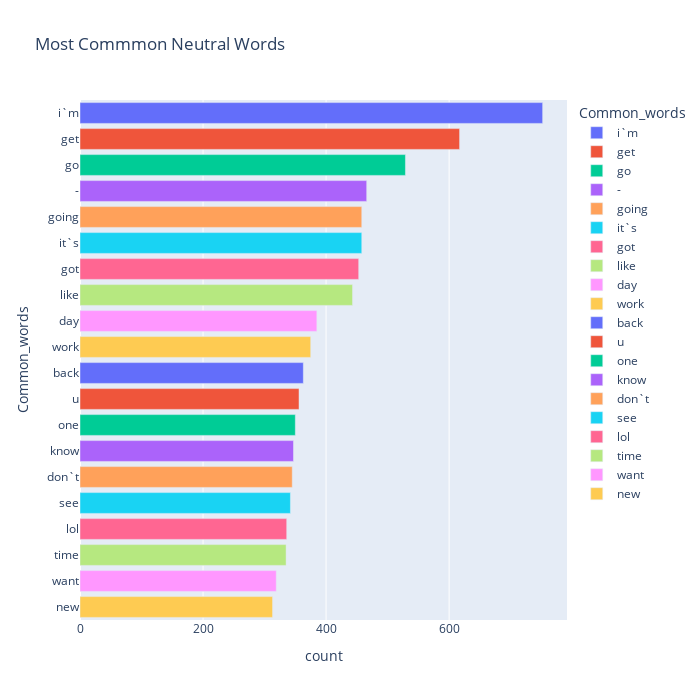

Notebook cell for this chart:
### Code cell
fig = px.bar(temp_neutrals, x="count", y="Common_words", title='Most Commmon Neutral Words', orientation='h', 
             width=700, height=700,color='Common_words')
fig.show()

### Figure 1 — Plotly figure (JSON) as saved in the notebook; plotly's stock layout.template omitted (floating-point values rounded to 4 significant figures)
{"data": [{"alignmentgroup": "True", "hovertemplate": "Common_words=%{y}<br>count=%{x}<extra></extra>", "legendgroup": "i`m", "marker": {"color": "#636efa", "pattern": {"shape": ""}}, "name": "i`m", "offsetgroup": "i`m", "orientation": "h", "showlegend": true, "textposition": "auto", "type": "bar", "x": [752], "xaxis": "x", "y": ["i`m"], "yaxis": "y"}, {"alignmentgroup": "True", "hovertemplate": "Common_words=%{y}<br>count=%{x}<extra></extra>", "legendgroup": "get", "marker": {"color": "#EF553B", "pattern": {"shape": ""}}, "name": "get", "offsetgroup": "get", "orientation": "h", "showlegend": true, "textposition": "auto", "type": "bar", "x": [617], "xaxis": "x", "y": ["get"], "yaxis": "y"}, {"alignmentgroup": "True", "hovertemplate": "Common_words=%{y}<br>count=%{x}<extra></extra>", "legendgroup": "go", "marker": {"color": "#00cc96", "pattern": {"shape": ""}}, "name": "go", "offsetgroup": "go", "orientation": "h", "showlegend": true, "textposition": "auto", "type": "bar", "x": [529], "xaxis": "x", "y": ["go"], "yaxis": "y"}, {"alignmentgroup": "True", "hovertemplate": "Common_words=%{y}<br>count=%{x}<extra></extra>", "legendgroup": "-", "marker": {"color": "#ab63fa", "pattern": {"shape": ""}}, "name": "-", "offsetgroup": "-", "orientation": "h", "showlegend": true, "textposition": "auto", "type": "bar", "x": [466], "xaxis": "x", "y": ["-"], "yaxis": "y"}, {"alignmentgroup": "True", "hovertemplate": "Common_words=%{y}<br>count=%{x}<extra></extra>", "legendgroup": "going", "marker": {"color": "#FFA15A", "pattern": {"shape": ""}}, "name": "going", "offsetgroup": "going", "orientation": "h", "showlegend": true, "textposition": "auto", "type": "bar", "x": [458], "xaxis": "x", "y": ["going"], "yaxis": "y"}, {"alignmentgroup": "True", "hovertemplate": "Common_words=%{y}<br>count=%{x}<extra></extra>", "legendgroup": "it`s", "marker": {"color": "#19d3f3", "pattern": {"shape": ""}}, "name": "it`s", "offsetgroup": "it`s", "orientation": "h", "showlegend": true, "textposition": "auto", "type": "bar", "x": [458], "xaxis": "x", "y": ["it`s"], "yaxis": "y"}, {"alignmentgroup": "True", "hovertemplate": "Common_words=%{y}<br>count=%{x}<extra></extra>", "legendgroup": "got", "marker": {"color": "#FF6692", "pattern": {"shape": ""}}, "name": "got", "offsetgroup": "got", "orientation": "h", "showlegend": true, "textposition": "auto", "type": "bar", "x": [453], "xaxis": "x", "y": ["got"], "yaxis": "y"}, {"alignmentgroup": "True", "hovertemplate": "Common_words=%{y}<br>count=%{x}<extra></extra>", "legendgroup": "like", "marker": {"color": "#B6E880", "pattern": {"shape": ""}}, "name": "like", "offsetgroup": "like", "orientation": "h", "showlegend": true, "textposition": "auto", "type": "bar", "x": [443], "xaxis": "x", "y": ["like"], "yaxis": "y"}, {"alignmentgroup": "True", "hovertemplate": "Common_words=%{y}<br>count=%{x}<extra></extra>", "legendgroup": "day", "marker": {"color": "#FF97FF", "pattern": {"shape": ""}}, "name": "day", "offsetgroup": "day", "orientation": "h", "showlegend": true, "textposition": "auto", "type": "bar", "x": [385], "xaxis": "x", "y": ["day"], "yaxis": "y"}, {"alignmentgroup": "True", "hovertemplate": "Common_words=%{y}<br>count=%{x}<extra></extra>", "legendgroup": "work", "marker": {"color": "#FECB52", "pattern": {"shape": ""}}, "name": "work", "offsetgroup": "work", "orientation": "h", "showlegend": true, "textposition": "auto", "type": "bar", "x": [375], "xaxis": "x", "y": ["work"], "yaxis": "y"}, {"alignmentgroup": "True", "hovertemplate": "Common_words=%{y}<br>count=%{x}<extra></extra>", "legendgroup": "back", "marker": {"color": "#636efa", "pattern": {"shape": ""}}, "name": "back", "offsetgroup": "back", "orientation": "h", "showlegend": true, "textposition": "auto", "type": "bar", "x": [363], "xaxis": "x", "y": ["back"], "yaxis": "y"}, {"alignmentgroup": "True", "hovertemplate": "Common_words=%{y}<br>count=%{x}<extra></extra>", "legendgroup": "u", "marker": {"color": "#EF553B", "pattern": {"shape": ""}}, "name": "u", "offsetgroup": "u", "orientation": "h", "showlegend": true, "textposition": "auto", "type": "bar", "x": [356], "xaxis": "x", "y": ["u"], "yaxis": "y"}, {"alignmentgroup": "True", "hovertemplate": "Common_words=%{y}<br>count=%{x}<extra></extra>", "legendgroup": "one", "marker": {"color": "#00cc96", "pattern": {"shape": ""}}, "name": "one", "offsetgroup": "one", "orientation": "h", "showlegend": true, "textposition": "auto", "type": "bar", "x": [350], "xaxis": "x", "y": ["one"], "yaxis": "y"}, {"alignmentgroup": "True", "hovertemplate": "Common_words=%{y}<br>count=%{x}<extra></extra>", "legendgroup": "know", "marker": {"color": "#ab63fa", "pattern": {"shape": ""}}, "name": "know", "offsetgroup": "know", "orientation": "h", "showlegend": true, "textposition": "auto", "type": "bar", "x": [347], "xaxis": "x", "y": ["know"], "yaxis": "y"}, {"alignmentgroup": "True", "hovertemplate": "Common_words=%{y}<br>count=%{x}<extra></extra>", "legendgroup": "don`t", "marker": {"color": "#FFA15A", "pattern": {"shape": ""}}, "name": "don`t", "offsetgroup": "don`t", "orientation": "h", "showlegend": true, "textposition": "auto", "type": "bar", "x": [345], "xaxis": "x", "y": ["don`t"], "yaxis": "y"}, {"alignmentgroup": "True", "hovertemplate": "Common_words=%{y}<br>count=%{x}<extra></extra>", "legendgroup": "see", "marker": {"color": "#19d3f3", "pattern": {"shape": ""}}, "name": "see", "offsetgroup": "see", "orientation": "h", "showlegend": true, "textposition": "auto", "type": "bar", "x": [342], "xaxis": "x", "y": ["see"], "yaxis": "y"}, {"alignmentgroup": "True", "hovertemplate": "Common_words=%{y}<br>count=%{x}<extra></extra>", "legendgroup": "lol", "marker": {"color": "#FF6692", "pattern": {"shape": ""}}, "name": "lol", "offsetgroup": "lol", "orientation": "h", "showlegend": true, "textposition": "auto", "type": "bar", "x": [336], "xaxis": "x", "y": ["lol"], "yaxis": "y"}, {"alignmentgroup": "True", "hovertemplate": "Common_words=%{y}<br>count=%{x}<extra></extra>", "legendgroup": "time", "marker": {"color": "#B6E880", "pattern": {"shape": ""}}, "name": "time", "offsetgroup": "time", "orientation": "h", "showlegend": true, "textposition": "auto", "type": "bar", "x": [335], "xaxis": "x", "y": ["time"], "yaxis": "y"}, {"alignmentgroup": "True", "hovertemplate": "Common_words=%{y}<br>count=%{x}<extra></extra>", "legendgroup": "want", "marker": {"color": "#FF97FF", "pattern": {"shape": ""}}, "name": "want", "offsetgroup": "want", "orientation": "h", "showlegend": true, "textposition": "auto", "type": "bar", "x": [319], "xaxis": "x", "y": ["want"], "yaxis": "y"}, {"alignmentgroup": "True", "hovertemplate": "Common_words=%{y}<br>count=%{x}<extra></extra>", "legendgroup": "new", "marker": {"color": "#FECB52", "pattern": {"shape": ""}}, "name": "new", "offsetgroup": "new", "orientation": "h", "showlegend": true, "textposition": "auto", "type": "bar", "x": [313], "xaxis": "x", "y": ["new"], "yaxis": "y"}], "layout": {"barmode": "relative", "height": 700, "legend": {"title": {"text": "Common_words"}, "tracegroupgap": 0}, "title": {"text": "Most Commmon Neutral Words"}, "width": 700, "xaxis": {"anchor": "y", "domain": [0, 1], "title": {"text": "count"}}, "yaxis": {"anchor": "x", "categoryarray": ["new", "want", "time", "lol", "see", "don`t", "know", "one", "u", "back", "work", "day", "like", "got", "it`s", "going", "-", "go", "get", "i`m"], "categoryorder": "array", "domain": [0, 1], "title": {"text": "Common_words"}}}}
